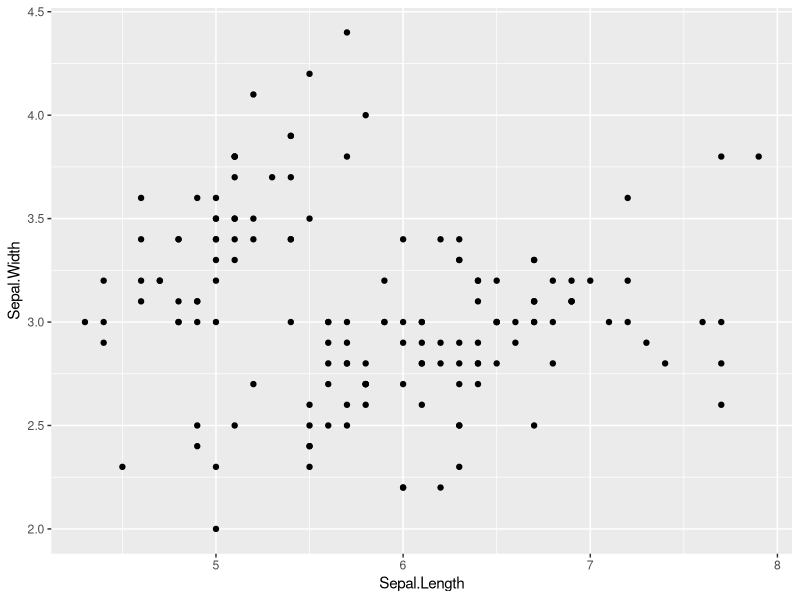
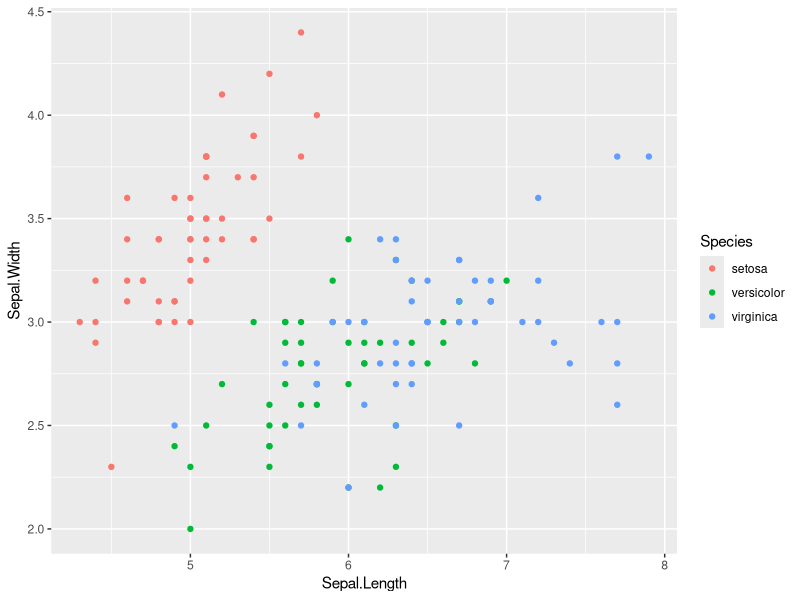
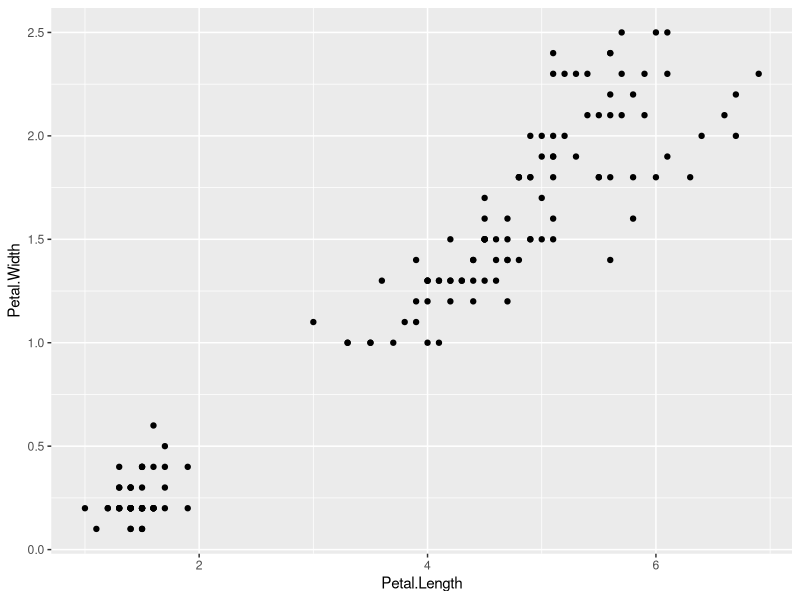
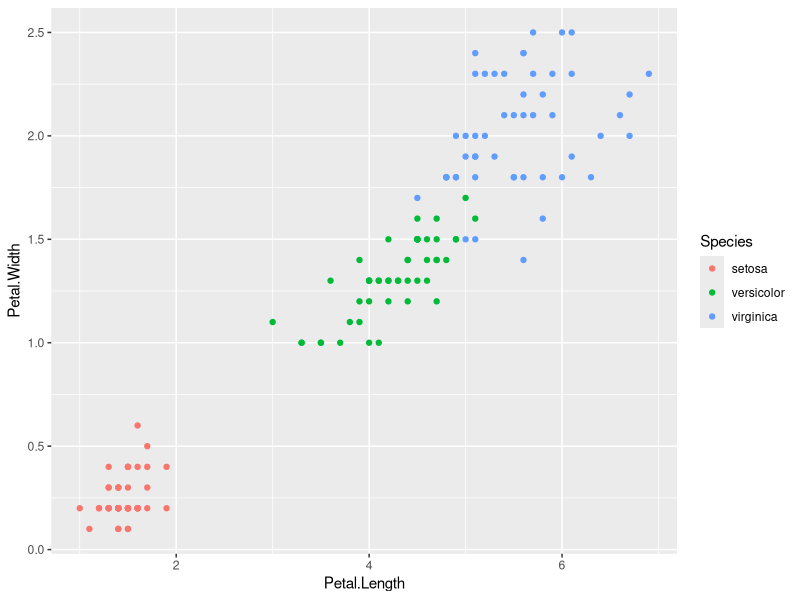

Here is the R script that generated these plots, in order:
## ---- chunk 1
knitr::opts_chunk$set(echo = TRUE)
## ---- chunk 2
#install.packages("dplyr")
#install.packages("ggplot2")
library(dplyr)
library(ggplot2)

data(iris)
newdata <- iris
str(newdata)

#1.
ggplot(data = newdata, 
       mapping = aes(x = Sepal.Length, y = Sepal.Width)) + 
  geom_point()

#2.
ggplot(data = newdata, 
       mapping = aes(x = Sepal.Length, y = Sepal.Width, col = Species)) + 
  geom_point()

#3.
ggplot(data = newdata, 
       mapping = aes(x = Petal.Length, y = Petal.Width)) + 
  geom_point()

#4.
ggplot(data = newdata, 
       mapping = aes(x = Petal.Length, y = Petal.Width, col = Species)) + 
  geom_point()
